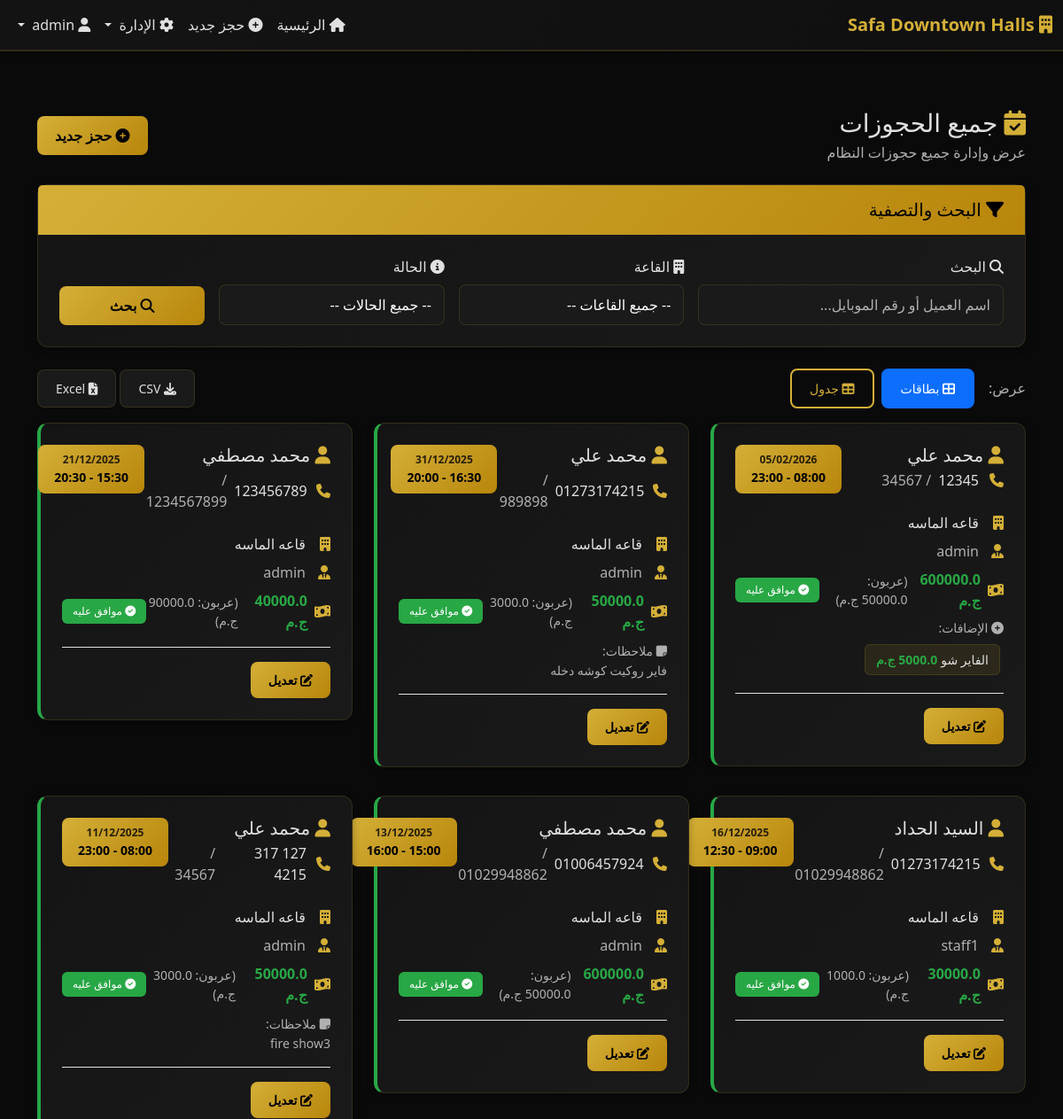
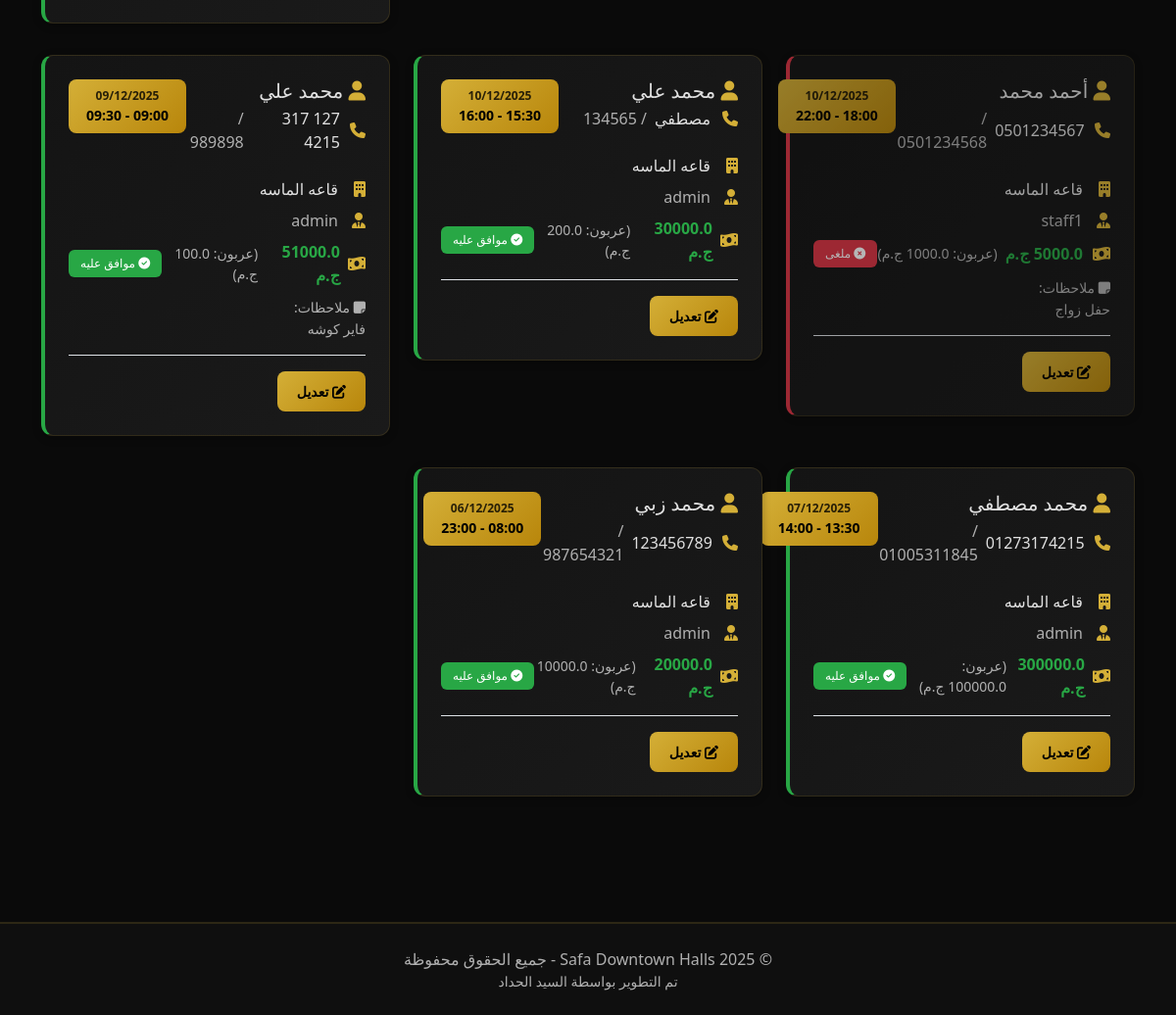
Screenshot of /admin/bookings (signed in) with the database file from the repository (2 pictures, top to bottom).
### app/models.py (models this page shows, shortened)
class Booking(db.Model):
    __tablename__ = 'bookings'
    id = db.Column(db.Integer, primary_key=True)
    hall_id = db.Column(db.Integer, db.ForeignKey('halls.id'), nullable=False, index=True)
    customer_name = db.Column(db.String(120), nullable=False)
    phone = db.Column(db.String(20), nullable=False)
    phone_alt = db.Column(db.String(20), nullable=True)
    date = db.Column(db.Date, nullable=False, index=True)
    start_time = db.Column(db.String(5), nullable=False)  # HH:MM
    end_time = db.Column(db.String(5), nullable=False)    # HH:MM
    deposit = db.Column(db.Float, nullable=False, default=0)
    total_price = db.Column(db.Float, nullable=False)
    status = db.Column(db.String(20), nullable=False, default='pending')  # pending, approved, completed, cancelled
    notes = db.Column(db.Text, nullable=True)
    addons = db.Column(db.JSON, nullable=True)
    created_by = db.Column(db.Integer, db.ForeignKey('users.id'), nullable=False)
    created_at = db.Column(db.DateTime, nullable=False, default=datetime.utcnow)
    updated_at = db.Column(db.DateTime, nullable=False, default=datetime.utcnow, onupdate=datetime.utcnow)

class Hall(db.Model):
    __tablename__ = 'halls'
    id = db.Column(db.Integer, primary_key=True)
    hall_name = db.Column(db.String(120), nullable=False, index=True)
    description = db.Column(db.Text, nullable=True)
    capacity = db.Column(db.Integer, nullable=False)
    price = db.Column(db.Float, nullable=False)
    working_from = db.Column(db.String(5), nullable=False, default='09:00')  # HH:MM
    working_to = db.Column(db.String(5), nullable=False, default='22:00')    # HH:MM
    image = db.Column(db.String(255), nullable=True)
    status = db.Column(db.String(20), nullable=False, default='active')  # active or disabled
    created_at = db.Column(db.DateTime, nullable=False, default=datetime.utcnow)
    bookings = db.relationship('Booking', backref='hall', lazy=True, cascade='all, delete-orphan')

class User(UserMixin, db.Model):
    __tablename__ = 'users'
    id = db.Column(db.Integer, primary_key=True)
    username = db.Column(db.String(80), unique=True, nullable=False, index=True)
    password_hash = db.Column(db.String(255), nullable=False)
    role = db.Column(db.String(20), nullable=False, default='staff')  # admin or staff
    created_at = db.Column(db.DateTime, nullable=False, default=datetime.utcnow)
    is_active = db.Column(db.Boolean, nullable=False, default=True)
    bookings = db.relationship('Booking', backref='created_by_user', lazy=True, foreign_keys='Booking.created_by')
    logs = db.relationship('StaffLog', backref='user', lazy=True)
    def is_admin(self):
        return self.role == 'admin'

### app/routes/admin.py (the view, shortened to what this page needs)
@admin_bp.route('/bookings', methods=['GET'])
@login_required
@admin_required
def view_all_bookings():
    page = request.args.get('page', 1, type=int)
    search = request.args.get('search', '').strip()
    hall_id = request.args.get('hall_id', type=int)
    status = request.args.get('status', '').strip()
    query = Booking.query
    if hall_id:
        query = query.filter_by(hall_id=hall_id)
    if status:
        query = query.filter_by(status=status)
    bookings = query.order_by(Booking.date.desc(), Booking.start_time.desc()).paginate(page=page, per_page=15)
    halls = Hall.query.all()
    return render_template('admin/bookings.html',
                         bookings=bookings,
                         halls=halls,
                         search=search,
                         hall_id=hall_id,
                         status=status)

### app/utils.py (called while the page is built)
def admin_required(f):
    @wraps(f)
    def decorated_function(*args, **kwargs):
        if not current_user.is_authenticated or not current_user.is_admin():
            flash('ليس لديك صلاحيات للوصول لهذه الصفحة', 'error')
            return redirect(url_for('dashboard.index'))
        return f(*args, **kwargs)
    return decorated_function

### app/templates/admin/bookings.html (shortened to what this page needs)
{% extends "base.html" %}
{% block content %}
<div class="row mb-4">
    <div class="col-12">
        <div class="d-flex justify-content-between align-items-center flex-wrap gap-3">
            <div>
                <h1 class="h3 mb-1">
                    <i class="fas fa-calendar-check text-primary"></i> جميع الحجوزات
                </h1>
                <p class="text-muted mb-0">عرض وإدارة جميع حجوزات النظام</p>
            </div>
            <div>
                <a href="{{ url_for('bookings.add_booking') }}" class="btn btn-primary">
                    <i class="fas fa-plus-circle"></i> حجز جديد
                </a>
            </div>
        </div>
    </div>
</div>
<div class="card mb-4">
    <div class="card-header bg-primary">
        <h5 class="mb-0"><i class="fas fa-filter"></i> البحث والتصفية</h5>
    </div>
    <div class="card-body">
        <form method="GET" class="row g-3">
            <div class="col-md-4">
                <label class="form-label"><i class="fas fa-search"></i> البحث</label>
                <input type="text" name="search" class="form-control" placeholder="اسم العميل أو رقم الموبايل..." value="{{ search }}">
            </div>
            <div class="col-md-3">
                <label class="form-label"><i class="fas fa-building"></i> القاعة</label>
                <select name="hall_id" class="form-control">
                    <option value="">-- جميع القاعات --</option>
                </select>
            </div>
            <div class="col-md-3">
                <label class="form-label"><i class="fas fa-info-circle"></i> الحالة</label>
                <select name="status" class="form-control">
                    <option value="">-- جميع الحالات --</option>
                </select>
            </div>
            <div class="col-md-2 d-flex align-items-end">
                <button type="submit" class="btn btn-primary w-100">
                    <i class="fas fa-search"></i> بحث
                </button>
            </div>
        </form>
    </div>
</div>
<div class="d-flex justify-content-between align-items-center mb-3">
    <div class="view-toggle">
        <span class="text-muted me-2">عرض:</span>
        <button class="btn btn-sm btn-outline-primary active" onclick="switchView('cards')" id="viewCardsBtn">
            <i class="fas fa-th-large"></i> بطاقات
        </button>
        <button class="btn btn-sm btn-outline-primary" onclick="switchView('table')" id="viewTableBtn">
            <i class="fas fa-table"></i> جدول
        </button>
    </div>
    <div>
        <a href="{{ url_for('bookings.export_csv') }}" class="btn btn-sm btn-secondary">
            <i class="fas fa-download"></i> CSV
        </a>
        <a href="{{ url_for('bookings.export_excel') }}" class="btn btn-sm btn-secondary">
            <i class="fas fa-file-excel"></i> Excel
        </a>
    </div>
</div>
<div id="cardsView">
    {% if bookings.items %}
    <div class="row">
        {% for booking in bookings.items %}
        <div class="col-lg-6 col-xl-4 mb-3">
            <div class="card booking-card {{ booking.status }}">
                <div class="card-body">
                    <div class="d-flex justify-content-between align-items-start mb-3">
                        <div class="flex-grow-1">
                            <h5 class="mb-1">
                                <i class="fas fa-user text-primary"></i> {{ booking.customer_name }}
                            </h5>
                            <div class="booking-info-item">
                                <i class="fas fa-phone"></i>
                                <span>{{ booking.phone }}</span>
                                {% if booking.phone_alt %}
                                <span class="text-muted">/ {{ booking.phone_alt }}</span>
                                {% endif %}
                            </div>
                        </div>
                        <div class="booking-date-badge">
                            <div style="font-size: 0.75rem; opacity: 0.8;">{{ booking.date.strftime('%d/%m/%Y') }}</div>
                            <div style="font-size: 0.875rem;">{{ booking.start_time }} - {{ booking.end_time }}</div>
                        </div>
                    </div>
                    <div class="booking-info-item">
                        <i class="fas fa-building"></i>
                        <span>{{ booking.hall.hall_name if booking.hall else 'قاعة محذوفة' }}</span>
                    </div>
                    <div class="booking-info-item">
                        <i class="fas fa-user-tie"></i>
                        <span class="text-muted">{{ booking.created_by_user.username }}</span>
                    </div>
                    <div class="d-flex justify-content-between align-items-center mb-2">
                        <div class="booking-info-item mb-0">
                            <i class="fas fa-money-bill-wave"></i>
                            <strong class="text-success">{{ booking.total_price }} ج.م</strong>
                            {% if booking.deposit %}
                            <span class="text-muted small">(عربون: {{ booking.deposit }} ج.م)</span>
                            {% endif %}
                        </div>
                        <div>
                            {% if booking.status == 'pending' %}
                            <span class="badge bg-warning"><i class="fas fa-clock"></i> قيد الانتظار</span>
                            {% elif booking.status == 'approved' %}
                            <span class="badge bg-success"><i class="fas fa-check-circle"></i> موافق عليه</span>
                            {% elif booking.status == 'completed' %}
                            <span class="badge bg-info"><i class="fas fa-check-double"></i> مكتمل</span>
                            {% else %}
                            <span class="badge bg-danger"><i class="fas fa-times-circle"></i> ملغى</span>
                            {% endif %}
                        </div>
                    </div>
                    {% if booking.addons and booking.addons|length > 0 %}
                    <div class="mb-2">
                        <small class="text-muted d-block mb-1"><i class="fas fa-plus-circle"></i> الإضافات:</small>
                        <div class="d-flex flex-wrap">
                            {% for addon in booking.addons %}
                            <span class="addon-badge">
                                <span>{{ addon.name }}</span>
                                <strong class="text-success">{{ addon.price }} ج.م</strong>
                            </span>
                            {% endfor %}
                        </div>
                    </div>
                    {% endif %}
                    {% if booking.notes %}
                    <div class="mb-2">
                        <small class="text-muted"><i class="fas fa-sticky-note"></i> ملاحظات:</small>
                        <p class="mb-0 small text-muted">{{ booking.notes[:100] }}{% if booking.notes|length > 100 %}...{% endif %}</p>
                    </div>
                    {% endif %}
                    <div class="d-flex gap-2 mt-3 pt-3 border-top">
                        <a href="{{ url_for('bookings.edit_booking', booking_id=booking.id) }}" class="btn btn-sm btn-primary">
                            <i class="fas fa-edit"></i> تعديل
                        </a>
                    </div>
                </div>
            </div>
        </div>
        {% endfor %}
    </div>
    {% endif %}
</div>
{% endblock %}

### app/static/css/style.css (style rules this page uses)
:root { --gold: #d4af37; --gold-light: #e5c866; --gold-dark: #b8860b; --gold-hover: #c99d2f; --bg-primary: #0a0a0a; --bg-secondary: #0f0f0f; --bg-panel: #141414; --bg-card: #1a1a1a; --bg-hover: #1f1f1f; --text-primary: #ffffff; --text-secondary: #e0e0e0; --text-muted: #b0b0b0; --text-disabled: #707070; --success: #28a745; --success-light: #4caf50; --success-dark: #1e7e34; --danger: #dc3545; --danger-light: #f44336; --danger-dark: #c82333; --warning: #ffc107; --warning-light: #ffd54f; --warning-dark: #e0a800; --info: #17a2b8; --info-light: #0dcaf0; --info-dark: #138496; --border-color: rgba(212, 175, 55, 0.15); --border-hover: rgba(212, 175, 55, 0.3); --shadow-sm: 0 2px 8px rgba(0, 0, 0, 0.3); --shadow-md: 0 4px 16px rgba(0, 0, 0, 0.4); --shadow-lg: 0 8px 32px rgba(0, 0, 0, 0.5); --shadow-gold: 0 4px 20px rgba(212, 175, 55, 0.2); }
html, body { height: 100%; font-family: 'Segoe UI', Tahoma, Geneva, Verdana, sans-serif; direction: rtl; }
body { background: var(--bg-primary); color: var(--text-secondary); display: flex; flex-direction: column; }
.card { background: linear-gradient(135deg, var(--bg-panel) 0%, var(--bg-card) 100%); border: 1px solid var(--border-color); border-radius: 12px; color: var(--text-secondary); transition: all 0.3s ease; box-shadow: var(--shadow-sm); }
.card-header { background: linear-gradient(135deg, rgba(212, 175, 55, 0.1) 0%, rgba(212, 175, 55, 0.05) 100%); border-bottom: 1px solid var(--border-color); color: var(--text-primary); font-weight: 600; padding: 1rem 1.5rem; }
.card-header.bg-primary { background: linear-gradient(135deg, var(--gold) 0%, var(--gold-dark) 100%) !important; color: #000 !important; border-bottom: none; }
.card-body { padding: 1.5rem; }
.btn { border-radius: 8px; font-weight: 500; padding: 0.625rem 1.25rem; transition: all 0.3s ease; border: none; }
.btn-primary { background: linear-gradient(135deg, var(--gold) 0%, var(--gold-dark) 100%); color: #000; font-weight: 600; }
.btn-secondary { background: var(--bg-card); border: 1px solid var(--border-color); color: var(--text-secondary); }
.btn-outline-primary { border: 2px solid var(--gold); color: var(--gold); background: transparent; }
.form-control, .form-select { background: var(--bg-card); border: 1px solid var(--border-color); color: var(--text-primary); border-radius: 8px; padding: 0.625rem 0.875rem; transition: all 0.3s ease; }
.form-control::placeholder { color: var(--text-muted); }
.form-label { color: var(--text-secondary); font-weight: 500; margin-bottom: 0.5rem; }
.badge { padding: 0.5rem 0.75rem; border-radius: 6px; font-weight: 500; }
.bg-primary { background: var(--gold) !important; color: #000 !important; }
.bg-success { background: var(--success) !important; color: #fff !important; }
.bg-danger { background: var(--danger) !important; color: #fff !important; }
.text-primary { color: var(--gold) !important; }
.text-success { color: var(--success) !important; }
.text-muted { color: var(--text-muted) !important; }
.card { animation: fadeIn 0.4s ease-in-out; }

### app/templates/admin/bookings.html (style rules this page uses)
.booking-card { transition: all 0.3s ease; border-left: 4px solid transparent; margin-bottom: 1rem; }
.booking-card.approved { border-left-color: var(--success); }
.booking-card.cancelled { border-left-color: var(--danger); opacity: 0.7; }
.view-toggle { display: flex; gap: 0.5rem; align-items: center; }
.booking-date-badge { background: linear-gradient(135deg, var(--gold) 0%, var(--gold-dark) 100%); color: #000; padding: 0.5rem 1rem; border-radius: 8px; font-weight: 600; text-align: center; min-width: 120px; }
.addon-badge { display: inline-flex; align-items: center; gap: 0.25rem; margin: 0.25rem; padding: 0.375rem 0.75rem; background: rgba(212, 175, 55, 0.1); border: 1px solid var(--border-color); border-radius: 6px; font-size: 0.875rem; }
.booking-info-item { display: flex; align-items: center; gap: 0.5rem; margin-bottom: 0.5rem; }
.booking-info-item i { color: var(--gold); width: 20px; }

### rows the page displays
Booking: customer_name "محمد علي", phone "12345", phone_alt "34567", date "05/02/2026", end_time "23:00", hall "قاعه الماسه", created_by_user.username "admin", total_price "600000.0", status "approved" (drawn), name "الفاير شو", price "5000.0"
Booking: customer_name "محمد علي", phone "01273174215", phone_alt "989898", date "31/12/2025", end_time "20:00", hall "قاعه الماسه", created_by_user.username "admin", total_price "50000.0", deposit "3000.0", status "approved" (drawn), notes "فاير روكيت كوشه دخله"
Booking: customer_name "محمد مصطفي", phone "123456789", phone_alt "1234567899", date "21/12/2025", end_time "20:30", hall "قاعه الماسه", created_by_user.username "admin", total_price "40000.0", deposit "90000.0", status "approved" (drawn)
Booking: customer_name "السيد الحداد", phone "01273174215", phone_alt "01029948862", date "16/12/2025", start_time "09:00", end_time "12:30", hall "قاعه الماسه", created_by_user.username "staff1", total_price "30000.0", deposit "1000.0", status "approved" (drawn)
Booking: customer_name "محمد مصطفي", phone "01006457924", phone_alt "01029948862", date "13/12/2025", start_time "15:00", end_time "16:00", hall "قاعه الماسه", created_by_user.username "admin", total_price "600000.0", status "approved" (drawn)
Booking: customer_name "محمد علي", phone "127 317 4215", phone_alt "34567", date "11/12/2025", end_time "23:00", hall "قاعه الماسه", created_by_user.username "admin", total_price "50000.0", deposit "3000.0", status "approved" (drawn), notes "fire show3"
Booking: customer_name "أحمد محمد", phone "0501234567", phone_alt "0501234568", date "10/12/2025", end_time "22:00", hall "قاعه الماسه", created_by_user.username "staff1", total_price "5000.0", status "cancelled" (drawn), notes "حفل زواج"
Booking: customer_name "محمد علي", phone "مصطفي", phone_alt "134565", date "10/12/2025", end_time "16:00", hall "قاعه الماسه", created_by_user.username "admin", total_price "30000.0", deposit "200.0", status "approved" (drawn)
Booking: customer_name "محمد علي", phone "127 317 4215", phone_alt "989898", date "09/12/2025", end_time "09:30", hall "قاعه الماسه", created_by_user.username "admin", total_price "51000.0", deposit "100.0", status "approved" (drawn), notes "فاير كوشه"
Booking: customer_name "محمد مصطفي", phone "01273174215", phone_alt "01005311845", date "07/12/2025", start_time "13:30", end_time "14:00", hall "قاعه الماسه", created_by_user.username "admin", total_price "300000.0", deposit "100000.0", status "approved" (drawn)
Booking: customer_name "محمد زبي", phone "123456789", phone_alt "987654321", date "06/12/2025", start_time "08:00", end_time "23:00", hall "قاعه الماسه", created_by_user.username "admin", total_price "20000.0", deposit "10000.0", status "approved" (drawn)
